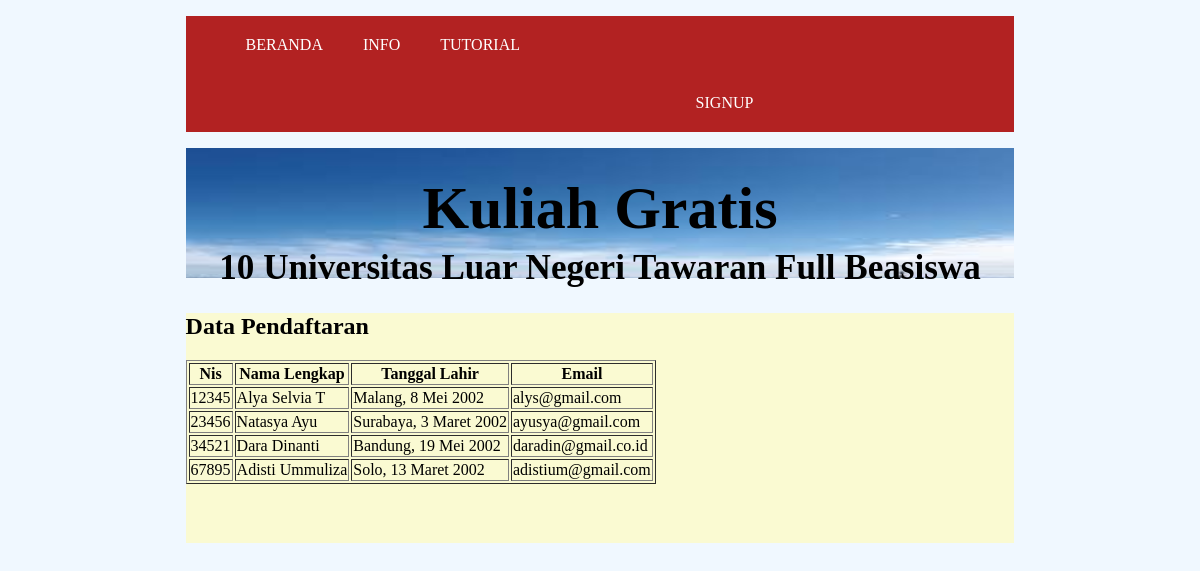
The app's page /read.php with its own data.
### tables this page shows
CREATE TABLE `daftar` (
  `nis` int(10) NOT NULL,
  `nama_lengkap` varchar(50) NOT NULL,
  `tgl_lahir` varchar(50) NOT NULL,
  `email` varchar(50) NOT NULL
);

### read.php (the view, shortened to what this page needs)
<?php
include 'connect.php';
?>
<!DOCTYPE html>
<html>
    <head>
        <link rel="stylesheet" type="text/css" href="style.css" />
    </head>
    <body>
        <div class = "menu">
            <ul>
                <li><a href="index.php">Beranda</a></li>
                <li><a href="info.php">Info</a></li>
                <li><a href="tutorial.php">Tutorial</a></li>
                <li><a href="form-daftar.php" style="margin-left: 450px;">SignUp</a></li>
            </ul>
        </div>
        <div class = "header">
            <h1>Kuliah Gratis</h1>
            <h3>10 Universitas Luar Negeri Tawaran Full Beasiswa</h3>
        </div>
        <div class = "dtr">
            <table border = '1'>
            <h2>Data Pendaftaran</h2>
            <tr>
                <th>Nis</th>
                <th>Nama Lengkap</th>
                <th>Tanggal Lahir</th>
                <th>Email</th>
            </tr>
            <?php
            $query = "SELECT * FROM daftar";
            $result = mysqli_query($connect, $query);
            $num = mysqli_num_rows($result);
                if($num > 0){
                    while($data = mysqli_fetch_assoc($result)){
                        echo "<tr>";
                        echo "<td>". $data['nis'] ."</td>";
                        echo "<td>". $data['nama_lengkap'] . "</td>";
                        echo "<td>". $data['tgl_lahir'] . "</td>";
                        echo "<td>". $data['email'] . "</td>";
                        echo "</tr>";
                    }
                }else{
                    echo "<td colspan = '4'>Tidak ada data</td>";
                }
            ?>
            </div>
    </body>
</html>

### style.css (style rules this page uses)
* { box-sizing: border-box; }
.header { text-align: center; font-size: 30px; line-height: 20px; padding-top: 10px; width: 70%; height: 30%; background-image: url("header.jpg"); background-repeat: no-repeat; background-size: 100% 200px; margin-left:15%; margin-right:15%; }
body { background-color: #F0F8FF; }
.menu { width: 70%; background-color: firebrick; height: 8%; margin-left:15%; margin-right:15%; }
.menu ul { list-style: none; overflow: hidden; }
a { text-decoration: none; color: white; }
.menu ul li { float: left; color:white; padding: 20px; text-transform: uppercase; }
.dtr { width: 70%; background-color: #FAFAD2; height: 230px; margin-left: 15%; margin-right: 15%; margin-top: 0%; }

### records on screen
daftar: nis "12345", nama_lengkap "Alya Selvia T", tgl_lahir "Malang, 8 Mei 2002", email "alys@gmail.com"
daftar: nis "23456", nama_lengkap "Natasya Ayu", tgl_lahir "Surabaya, 3 Maret 2002", email "ayusya@gmail.com"
daftar: nis "34521", nama_lengkap "Dara Dinanti", tgl_lahir "Bandung, 19 Mei 2002", email "daradin@gmail.co.id"
daftar: nis "67895", nama_lengkap "Adisti Ummuliza", tgl_lahir "Solo, 13 Maret 2002", email "adistium@gmail.com"
